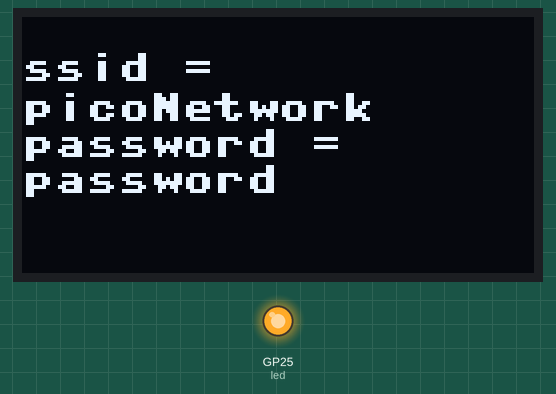
A program run on a simulated Raspberry Pi Pico running MicroPython. Parts: 128×64 one-colour display, output pins drawn as LEDs (lit = HIGH). The board's own WiFi access point starts at once; what the program prints to the serial console is not drawn. At 0.1 s the program stops and its outputs stay as they are.

Above: at 0.2 s.
Timing chart, 0 to 1.6 s (numbered marks = the images above):
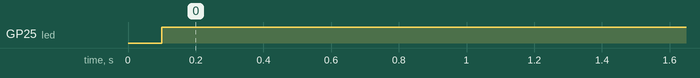

Measured:
- by itself, GP25 (led): LOW → HIGH at 0.10 s

The program:

picoAP.py
```python
import socket
import network
import ssd1306
from machine import Pin

ssid = "picoNetwork"
password = "password"

sda = machine.Pin(18)
scl = machine.Pin(19)

i2c = machine.I2C(1,sda=sda, scl=scl,freq=200000)
display = ssd1306.SSD1306_I2C(128, 64, i2c)
led = Pin("LED", Pin.OUT)
led.value(0)

display.text("powering on...",0,9,1)
display.show()

ap = network.WLAN(network.AP_IF)
ap.config(essid=ssid, password=password)
ap.active(True)

while ap.active == False:
    led.value(0)
    pass

print(ap.ifconfig())

led.value(1)

display.fill(0)
print("Access point active")
display.text("ssid =",0,9,1)
display.text(ssid,0,19,1)
display.text("password =",0,28,1)
display.text(password,0,37,1)

display.show()
```
